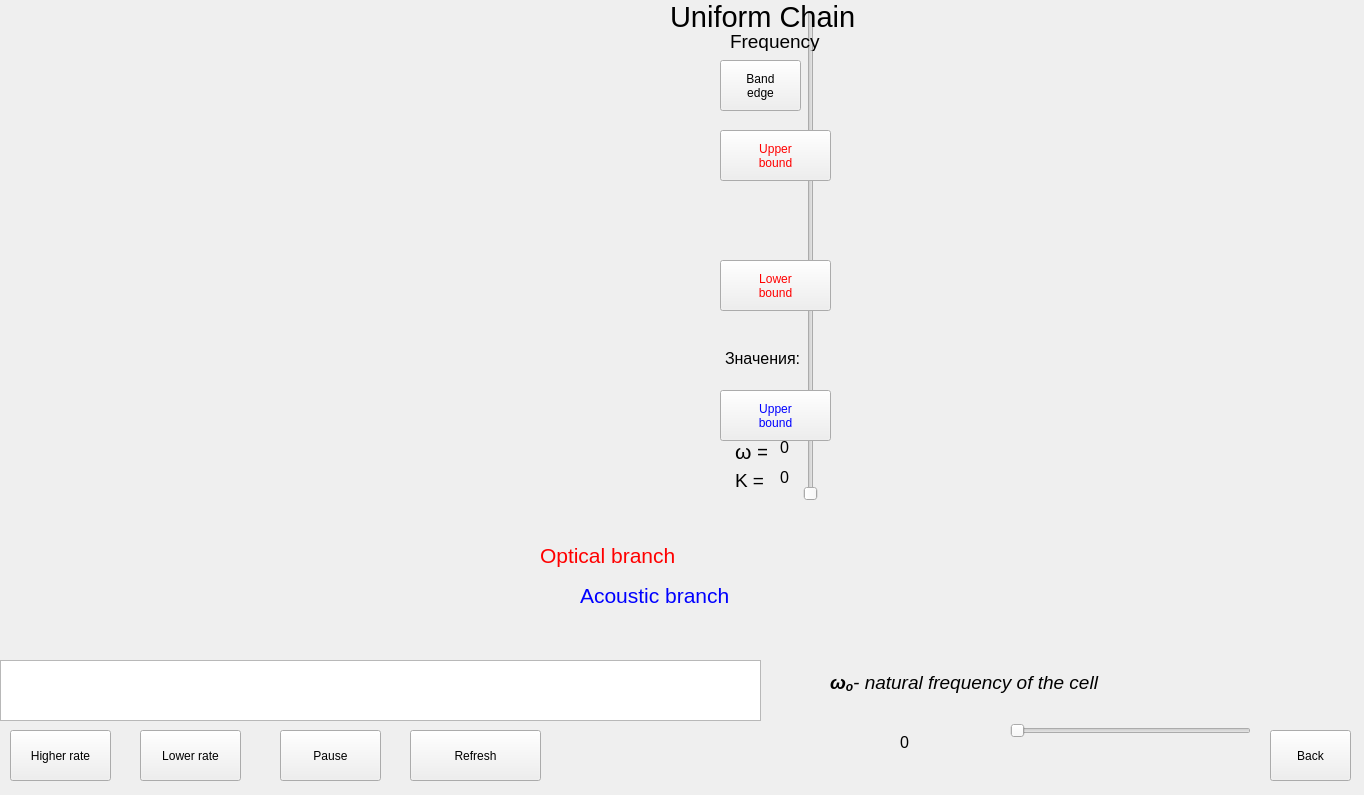
<?xml version="1.0" encoding="UTF-8"?>
<ui version="4.0">
 <class>DemoWidget</class>
 <widget class="QWidget" name="DemoWidget">
  <property name="geometry">
   <rect>
    <x>0</x>
    <y>0</y>
    <width>1364</width>
    <height>795</height>
   </rect>
  </property>
  <property name="windowTitle">
   <string>Demonstration</string>
  </property>
  <widget class="QPushButton" name="back">
   <property name="geometry">
    <rect>
     <x>1270</x>
     <y>730</y>
     <width>81</width>
     <height>51</height>
    </rect>
   </property>
   <property name="styleSheet">
    <string notr="true">font: 12pt &quot;MS Shell Dlg 2&quot;;</string>
   </property>
   <property name="text">
    <string>Back</string>
   </property>
  </widget>
  <widget class="QPushButton" name="pushButtonFaster">
   <property name="geometry">
    <rect>
     <x>10</x>
     <y>730</y>
     <width>101</width>
     <height>51</height>
    </rect>
   </property>
   <property name="styleSheet">
    <string notr="true">font: 12pt &quot;MS Shell Dlg 2&quot;;</string>
   </property>
   <property name="text">
    <string>Higher rate</string>
   </property>
  </widget>
  <widget class="QPushButton" name="pushButtonSlower">
   <property name="geometry">
    <rect>
     <x>140</x>
     <y>730</y>
     <width>101</width>
     <height>51</height>
    </rect>
   </property>
   <property name="styleSheet">
    <string notr="true">font: 12pt &quot;MS Shell Dlg 2&quot;;</string>
   </property>
   <property name="text">
    <string>Lower rate</string>
   </property>
  </widget>
  <widget class="QPushButton" name="pushButtonPause">
   <property name="geometry">
    <rect>
     <x>280</x>
     <y>730</y>
     <width>101</width>
     <height>51</height>
    </rect>
   </property>
   <property name="styleSheet">
    <string notr="true">font: 12pt &quot;MS Shell Dlg 2&quot;;</string>
   </property>
   <property name="text">
    <string>Pause</string>
   </property>
  </widget>
  <widget class="QCustomPlot" name="plot" native="true">
   <property name="geometry">
    <rect>
     <x>10</x>
     <y>10</y>
     <width>711</width>
     <height>631</height>
    </rect>
   </property>
  </widget>
  <widget class="QCustomPlot" name="dispCurve" native="true">
   <property name="geometry">
    <rect>
     <x>830</x>
     <y>0</y>
     <width>521</width>
     <height>631</height>
    </rect>
   </property>
  </widget>
  <widget class="QGraphicsView" name="graphicsView">
   <property name="geometry">
    <rect>
     <x>0</x>
     <y>660</y>
     <width>761</width>
     <height>61</height>
    </rect>
   </property>
   <property name="autoFillBackground">
    <bool>true</bool>
   </property>
   <property name="frameShape">
    <enum>QFrame::StyledPanel</enum>
   </property>
   <property name="frameShadow">
    <enum>QFrame::Sunken</enum>
   </property>
   <property name="verticalScrollBarPolicy">
    <enum>Qt::ScrollBarAlwaysOff</enum>
   </property>
   <property name="horizontalScrollBarPolicy">
    <enum>Qt::ScrollBarAlwaysOff</enum>
   </property>
  </widget>
  <widget class="QPushButton" name="pushButtonMax">
   <property name="geometry">
    <rect>
     <x>720</x>
     <y>60</y>
     <width>81</width>
     <height>51</height>
    </rect>
   </property>
   <property name="styleSheet">
    <string notr="true">font: 12pt &quot;MS Shell Dlg 2&quot;;</string>
   </property>
   <property name="text">
    <string>Band
edge</string>
   </property>
  </widget>
  <widget class="QLabel" name="labelValues">
   <property name="geometry">
    <rect>
     <x>725</x>
     <y>348</y>
     <width>81</width>
     <height>21</height>
    </rect>
   </property>
   <property name="text">
    <string>&lt;html&gt;&lt;head/&gt;&lt;body&gt;&lt;p&gt;&lt;span style=&quot; font-size:12pt;&quot;&gt;Значения:&lt;/span&gt;&lt;/p&gt;&lt;/body&gt;&lt;/html&gt;</string>
   </property>
  </widget>
  <widget class="QSlider" name="verticalSlider">
   <property name="geometry">
    <rect>
     <x>800</x>
     <y>10</y>
     <width>22</width>
     <height>491</height>
    </rect>
   </property>
   <property name="styleSheet">
    <string notr="true">border-color: rgb(0, 0, 0);
gridline-color: rgb(0, 0, 0);
gridline-color: rgb(0, 0, 0);
color: rgb(0, 0, 0);</string>
   </property>
   <property name="orientation">
    <enum>Qt::Vertical</enum>
   </property>
  </widget>
  <widget class="QSlider" name="horizontalSlider">
   <property name="geometry">
    <rect>
     <x>1010</x>
     <y>720</y>
     <width>241</width>
     <height>22</height>
    </rect>
   </property>
   <property name="orientation">
    <enum>Qt::Horizontal</enum>
   </property>
  </widget>
  <widget class="QLabel" name="labelMassValue">
   <property name="geometry">
    <rect>
     <x>900</x>
     <y>730</y>
     <width>71</width>
     <height>26</height>
    </rect>
   </property>
   <property name="text">
    <string>&lt;html&gt;&lt;head/&gt;&lt;body&gt;&lt;p&gt;&lt;span style=&quot; font-size:12pt;&quot;&gt;0&lt;/span&gt;&lt;/p&gt;&lt;/body&gt;&lt;/html&gt;</string>
   </property>
  </widget>
  <widget class="QLabel" name="labelMass">
   <property name="geometry">
    <rect>
     <x>780</x>
     <y>720</y>
     <width>101</width>
     <height>61</height>
    </rect>
   </property>
   <property name="whatsThis">
    <string>Текущая частота</string>
   </property>
   <property name="text">
    <string>&lt;html&gt;&lt;head/&gt;&lt;body&gt;&lt;p&gt;&lt;img src=&quot;:/images/lambda.png&quot;/&gt;&lt;/p&gt;&lt;/body&gt;&lt;/html&gt;</string>
   </property>
  </widget>
  <widget class="QLabel" name="labelW">
   <property name="geometry">
    <rect>
     <x>735</x>
     <y>438</y>
     <width>32</width>
     <height>28</height>
    </rect>
   </property>
   <property name="whatsThis">
    <string>Текущая частота</string>
   </property>
   <property name="text">
    <string>&lt;html&gt;&lt;head/&gt;&lt;body&gt;&lt;p&gt;&lt;span style=&quot; font-family:'palatino linotype,new athena unicode,athena,gentium,code2000,serif'; font-size:16pt; &quot;&gt; ω =&lt;/span&gt;&lt;/p&gt;&lt;/body&gt;&lt;/html&gt;</string>
   </property>
  </widget>
  <widget class="QLabel" name="labelOmega">
   <property name="geometry">
    <rect>
     <x>780</x>
     <y>438</y>
     <width>91</width>
     <height>19</height>
    </rect>
   </property>
   <property name="whatsThis">
    <string>Текущая частота</string>
   </property>
   <property name="text">
    <string>&lt;html&gt;&lt;head/&gt;&lt;body&gt;&lt;p&gt;&lt;span style=&quot; font-size:12pt;&quot;&gt;0&lt;/span&gt;&lt;/p&gt;&lt;/body&gt;&lt;/html&gt;</string>
   </property>
  </widget>
  <widget class="QLabel" name="labelKValue">
   <property name="geometry">
    <rect>
     <x>780</x>
     <y>468</y>
     <width>71</width>
     <height>19</height>
    </rect>
   </property>
   <property name="text">
    <string>&lt;html&gt;&lt;head/&gt;&lt;body&gt;&lt;p&gt;&lt;span style=&quot; font-size:12pt;&quot;&gt;0&lt;/span&gt;&lt;/p&gt;&lt;/body&gt;&lt;/html&gt;</string>
   </property>
  </widget>
  <widget class="QLabel" name="labelK">
   <property name="geometry">
    <rect>
     <x>735</x>
     <y>468</y>
     <width>30</width>
     <height>26</height>
    </rect>
   </property>
   <property name="text">
    <string>&lt;html&gt;&lt;head/&gt;&lt;body&gt;&lt;p&gt;&lt;span style=&quot;font-family:'palatino linotype,new athena unicode,athena,gentium,code2000,serif'; font-size:14pt;&quot;&gt; K =&lt;/span&gt;&lt;/p&gt;&lt;/body&gt;&lt;/html&gt;</string>
   </property>
  </widget>
  <widget class="QPushButton" name="pushButtonMinAcoustic">
   <property name="geometry">
    <rect>
     <x>720</x>
     <y>260</y>
     <width>111</width>
     <height>51</height>
    </rect>
   </property>
   <property name="styleSheet">
    <string notr="true">font: 12pt &quot;MS Shell Dlg 2&quot;;
color: rgb(255, 0, 0);</string>
   </property>
   <property name="text">
    <string>Lower
bound</string>
   </property>
  </widget>
  <widget class="QPushButton" name="pushButtonMaxAcoustic">
   <property name="geometry">
    <rect>
     <x>720</x>
     <y>390</y>
     <width>111</width>
     <height>51</height>
    </rect>
   </property>
   <property name="styleSheet">
    <string notr="true">font: 12pt &quot;MS Shell Dlg 2&quot;;
color: rgb(0, 0, 255);</string>
   </property>
   <property name="text">
    <string>Upper
bound</string>
   </property>
  </widget>
  <widget class="QPushButton" name="pushButtonMaxOptical">
   <property name="geometry">
    <rect>
     <x>720</x>
     <y>130</y>
     <width>111</width>
     <height>51</height>
    </rect>
   </property>
   <property name="styleSheet">
    <string notr="true">font: 12pt &quot;MS Shell Dlg 2&quot;;
color: rgb(255, 0, 0);</string>
   </property>
   <property name="text">
    <string>Upper
bound</string>
   </property>
  </widget>
  <widget class="QLabel" name="labelNameWindow">
   <property name="geometry">
    <rect>
     <x>670</x>
     <y>0</y>
     <width>251</width>
     <height>31</height>
    </rect>
   </property>
   <property name="styleSheet">
    <string notr="true">font: 18pt &quot;Arial&quot;;</string>
   </property>
   <property name="text">
    <string>&lt;html&gt;&lt;head/&gt;&lt;body&gt;&lt;p&gt;&lt;span style=&quot; font-size:22pt;&quot;&gt;Uniform Chain&lt;/span&gt;&lt;/p&gt;&lt;/body&gt;&lt;/html&gt;</string>
   </property>
  </widget>
  <widget class="QPushButton" name="resetButton">
   <property name="geometry">
    <rect>
     <x>410</x>
     <y>730</y>
     <width>131</width>
     <height>51</height>
    </rect>
   </property>
   <property name="styleSheet">
    <string notr="true">font: 12pt &quot;MS Shell Dlg 2&quot;;</string>
   </property>
   <property name="text">
    <string>Refresh</string>
   </property>
  </widget>
  <widget class="QLabel" name="labelW0">
   <property name="geometry">
    <rect>
     <x>830</x>
     <y>640</y>
     <width>341</width>
     <height>111</height>
    </rect>
   </property>
   <property name="text">
    <string>&lt;html&gt;&lt;head/&gt;&lt;body&gt;&lt;p&gt;&lt;span style=&quot; font-family:'serif'; font-size:14pt; font-weight:600; font-style:italic; color:#000000;&quot;&gt;ω&lt;/span&gt;&lt;span style=&quot; font-family:'serif'; font-size:14pt; font-weight:600; font-style:italic; color:#000000; vertical-align:sub;&quot;&gt;o&lt;/span&gt;&lt;span style=&quot; font-size:14pt; font-style:italic;&quot;&gt;- natural frequency of the cell&lt;/span&gt;&lt;/p&gt;&lt;p&gt;&lt;img src=&quot;:/images/omega.png&quot;/&gt;&lt;/p&gt;&lt;/body&gt;&lt;/html&gt;</string>
   </property>
  </widget>
  <widget class="QLabel" name="labelChastota">
   <property name="geometry">
    <rect>
     <x>730</x>
     <y>30</y>
     <width>91</width>
     <height>21</height>
    </rect>
   </property>
   <property name="text">
    <string>&lt;html&gt;&lt;head/&gt;&lt;body&gt;&lt;p&gt;&lt;span style=&quot; font-size:14pt;&quot;&gt;Frequency&lt;/span&gt;&lt;/p&gt;&lt;/body&gt;&lt;/html&gt;</string>
   </property>
  </widget>
  <widget class="QLabel" name="labelHuyeybl">
   <property name="geometry">
    <rect>
     <x>540</x>
     <y>540</y>
     <width>141</width>
     <height>31</height>
    </rect>
   </property>
   <property name="styleSheet">
    <string notr="true">color: rgb(255, 0, 0);</string>
   </property>
   <property name="text">
    <string>&lt;html&gt;&lt;head/&gt;&lt;body&gt;&lt;p&gt;&lt;span style=&quot; font-size:16pt;&quot;&gt;Optical branch&lt;/span&gt;&lt;/p&gt;&lt;/body&gt;&lt;/html&gt;</string>
   </property>
  </widget>
  <widget class="QLabel" name="labelAcMaxFormula">
   <property name="geometry">
    <rect>
     <x>720</x>
     <y>440</y>
     <width>111</width>
     <height>81</height>
    </rect>
   </property>
   <property name="text">
    <string>&lt;html&gt;&lt;head/&gt;&lt;body&gt;&lt;p&gt;&lt;img src=&quot;:/images/omegaAcoustMax.png&quot;/&gt;&lt;/p&gt;&lt;/body&gt;&lt;/html&gt;</string>
   </property>
  </widget>
  <widget class="QLabel" name="labelOptMinFormula">
   <property name="geometry">
    <rect>
     <x>720</x>
     <y>310</y>
     <width>111</width>
     <height>81</height>
    </rect>
   </property>
   <property name="text">
    <string>&lt;html&gt;&lt;head/&gt;&lt;body&gt;&lt;p&gt;&lt;img src=&quot;:/images/omegaOpticalMin.png&quot;/&gt;&lt;/p&gt;&lt;/body&gt;&lt;/html&gt;</string>
   </property>
  </widget>
  <widget class="QLabel" name="labelOptMaxFormula">
   <property name="geometry">
    <rect>
     <x>720</x>
     <y>180</y>
     <width>111</width>
     <height>41</height>
    </rect>
   </property>
   <property name="text">
    <string>&lt;html&gt;&lt;head/&gt;&lt;body&gt;&lt;p&gt;&lt;img src=&quot;:/images/omegaOpticalMax.png&quot;/&gt;&lt;/p&gt;&lt;/body&gt;&lt;/html&gt;</string>
   </property>
  </widget>
  <widget class="QLabel" name="labelHuyeybl_2">
   <property name="geometry">
    <rect>
     <x>580</x>
     <y>580</y>
     <width>151</width>
     <height>31</height>
    </rect>
   </property>
   <property name="styleSheet">
    <string notr="true">color: rgb(0, 0, 255);</string>
   </property>
   <property name="text">
    <string>&lt;html&gt;&lt;head/&gt;&lt;body&gt;&lt;p&gt;&lt;span style=&quot; font-size:16pt;&quot;&gt;Acoustic branch&lt;/span&gt;&lt;/p&gt;&lt;/body&gt;&lt;/html&gt;</string>
   </property>
  </widget>
  <zorder>resetButton</zorder>
  <zorder>labelW</zorder>
  <zorder>labelOmega</zorder>
  <zorder>labelKValue</zorder>
  <zorder>labelK</zorder>
  <zorder>back</zorder>
  <zorder>pushButtonFaster</zorder>
  <zorder>pushButtonSlower</zorder>
  <zorder>pushButtonPause</zorder>
  <zorder>plot</zorder>
  <zorder>dispCurve</zorder>
  <zorder>graphicsView</zorder>
  <zorder>pushButtonMax</zorder>
  <zorder>labelValues</zorder>
  <zorder>verticalSlider</zorder>
  <zorder>horizontalSlider</zorder>
  <zorder>labelMassValue</zorder>
  <zorder>labelMass</zorder>
  <zorder>pushButtonMinAcoustic</zorder>
  <zorder>pushButtonMaxAcoustic</zorder>
  <zorder>pushButtonMaxOptical</zorder>
  <zorder>labelNameWindow</zorder>
  <zorder>labelW0</zorder>
  <zorder>labelChastota</zorder>
  <zorder>labelHuyeybl</zorder>
  <zorder>labelAcMaxFormula</zorder>
  <zorder>labelOptMinFormula</zorder>
  <zorder>labelOptMaxFormula</zorder>
  <zorder>labelHuyeybl_2</zorder>
 </widget>
 <customwidgets>
  <customwidget>
   <class>QCustomPlot</class>
   <extends>QWidget</extends>
   <header>qcustomplot.h</header>
   <container>1</container>
  </customwidget>
 </customwidgets>
 <resources/>
 <connections>
  <connection>
   <sender>back</sender>
   <signal>clicked()</signal>
   <receiver>DemoWidget</receiver>
   <slot>hide()</slot>
   <hints>
    <hint type="sourcelabel">
     <x>767</x>
     <y>21</y>
    </hint>
    <hint type="destinationlabel">
     <x>417</x>
     <y>271</y>
    </hint>
   </hints>
  </connection>
 </connections>
</ui>
